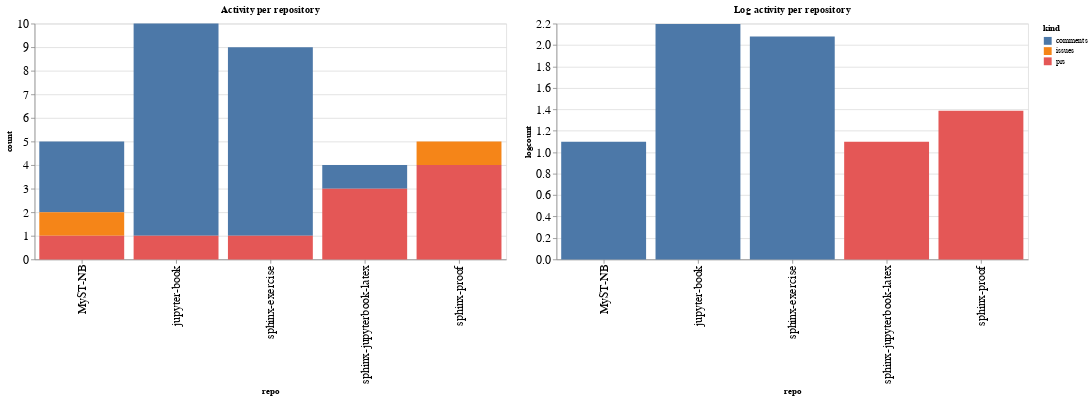

The cell this chart's notebook holds for it:
### Code cell
ch1 = alt.Chart(repo_summaries, width=600, title="Activity per repository").mark_bar().encode(
    x='repo',
    y='count',
    color='kind',
    tooltip="kind"
)

ch2 = alt.Chart(repo_summaries, width=600, title="Log activity per repository").mark_bar().encode(
    x='repo',
    y='logcount',
    color='kind',
    tooltip="kind"
)

ch1 | ch2

### Figure 1 — Vega-Lite specification as saved in the notebook (floating-point values rounded to 4 significant figures)
{"config": {"axisLeft": {"labelFontSize": 15}, "axisBottom": {"labelFontSize": 15}}, "hconcat": [{"mark": "bar", "encoding": {"color": {"type": "nominal", "field": "kind"}, "tooltip": {"type": "nominal", "field": "kind"}, "x": {"type": "nominal", "field": "repo"}, "y": {"type": "quantitative", "field": "count"}}, "title": "Activity per repository", "width": 600}, {"mark": "bar", "encoding": {"color": {"type": "nominal", "field": "kind"}, "tooltip": {"type": "nominal", "field": "kind"}, "x": {"type": "nominal", "field": "repo"}, "y": {"type": "quantitative", "field": "logcount"}}, "title": "Log activity per repository", "width": 600}], "data": {"name": "data-c2ce86730bcf0657c515adb453f74aac"}, "$schema": "https://vega.github.io/schema/vega-lite/v4.8.1.json", "datasets": {"data-c2ce86730bcf0657c515adb453f74aac": [{"repo": "MyST-NB", "kind": "comments", "count": 3, "logcount": 1.099}, {"repo": "MyST-NB", "kind": "issues", "count": 1, "logcount": 0.0}, {"repo": "MyST-NB", "kind": "prs", "count": 1, "logcount": 0.0}, {"repo": "jupyter-book", "kind": "comments", "count": 9, "logcount": 2.197}, {"repo": "jupyter-book", "kind": "prs", "count": 1, "logcount": 0.0}, {"repo": "sphinx-exercise", "kind": "comments", "count": 8, "logcount": 2.079}, {"repo": "sphinx-exercise", "kind": "prs", "count": 1, "logcount": 0.0}, {"repo": "sphinx-jupyterbook-latex", "kind": "comments", "count": 1, "logcount": 0.0}, {"repo": "sphinx-jupyterbook-latex", "kind": "prs", "count": 3, "logcount": 1.099}, {"repo": "sphinx-proof", "kind": "issues", "count": 1, "logcount": 0.0}, {"repo": "sphinx-proof", "kind": "prs", "count": 4, "logcount": 1.386}]}}
